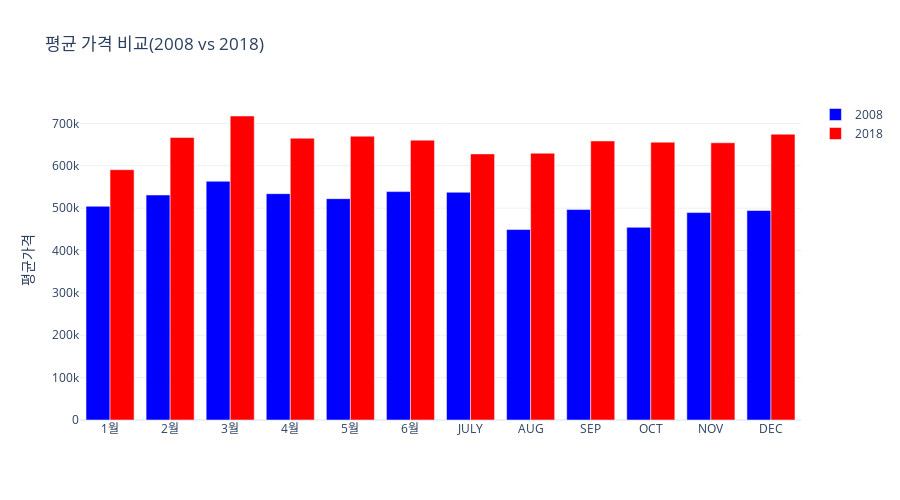

Write notebook code for a chart like this one.
### Code cell
import plotly.graph_objects as go
import pandas as pd

# map
month_map = {1:'1월',2:'2월',3:'3월',4:'4월',5:'5월',6:'6월',
             7:'JULY',8:'AUG',9:'SEP',10:'OCT',11:'NOV',12:'DEC'}

# 월 변경
#result['month']
# 매핑한 '월' 생성
result['month_map']=result['month'].map(month_map)


# 그래프 그리기
fig = go.Figure()

# 막대 그래프
for year in [2008,2018]:
    yearly_data = result[result['year'] == year]
    fig.add_trace(go.Bar(
        x = yearly_data['month_map'],
        y= yearly_data['price'],
        name = str(year),
        marker_color = 'blue' if year == 2008 else 'red'
    ))

# 업데이트 레이아웃
fig.update_layout(
    barmode = 'group',
    title = '평균 가격 비교(2008 vs 2018)',
    xaxis = dict(
        tickmode= 'array', 
        tickvals = list(month_map.values()),
        ticktext = list(month_map.values())
    ),
    yaxis_title = '평균가격',
    height = 500
)

fig.show()

### Figure 1 — Plotly figure (JSON) as saved in the notebook; plotly's stock layout.template omitted (floating-point values rounded to 4 significant figures)
{"data": [{"marker": {"color": "blue"}, "name": "2008", "type": "bar", "x": ["1월", "2월", "3월", "4월", "5월", "6월", "JULY", "AUG", "SEP", "OCT", "NOV", "DEC"], "y": [504400.0, 531080, 563500, 534200.0, 522400.0, 539100.0, 537500.0, 449500.0, 496800.0, 454822, 489500.0, 494400.0]}, {"marker": {"color": "red"}, "name": "2018", "type": "bar", "x": ["1월", "2월", "3월", "4월", "5월", "6월", "JULY", "AUG", "SEP", "OCT", "NOV", "DEC"], "y": [590800.0, 666700.0, 717500.0, 665000.0, 669800.0, 660500.0, 628074, 629700.0, 658600.0, 655700.0, 654300.0, 674600.0]}], "layout": {"barmode": "group", "height": 500, "title": {"text": "평균 가격 비교(2008 vs 2018)"}, "xaxis": {"tickmode": "array", "ticktext": ["1월", "2월", "3월", "4월", "5월", "6월", "JULY", "AUG", "SEP", "OCT", "NOV", "DEC"], "tickvals": ["1월", "2월", "3월", "4월", "5월", "6월", "JULY", "AUG", "SEP", "OCT", "NOV", "DEC"]}, "yaxis": {"title": {"text": "평균가격"}}}}
